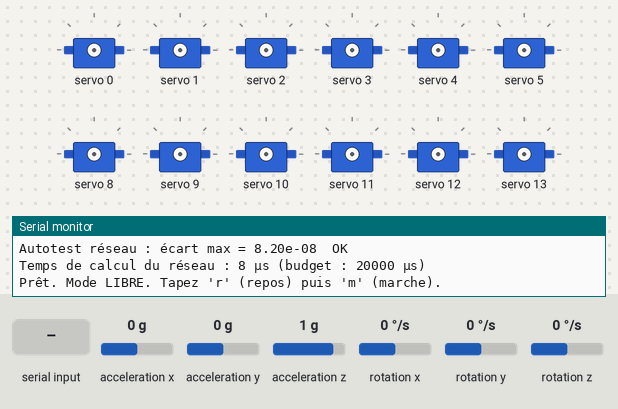
Bench run of a sketch on a simulated ESP32. On the bench: 12 × servo, the last lines printed to the serial monitor. Wiring (inferred from the names in the program): MPU-6050 motion sensor at I2C address 0x68. Inputs (shaded band) come from the test bench; at power-on: acceleration x 0 g, acceleration y 0 g, acceleration z 1 g, rotation x 0 °/s, rotation y 0 °/s, rotation z 0 °/s.

Above: at 4.3 s.
4.4 s: "r" received over Serial
5.9 s: "z" received over Serial
At 7.0 s:
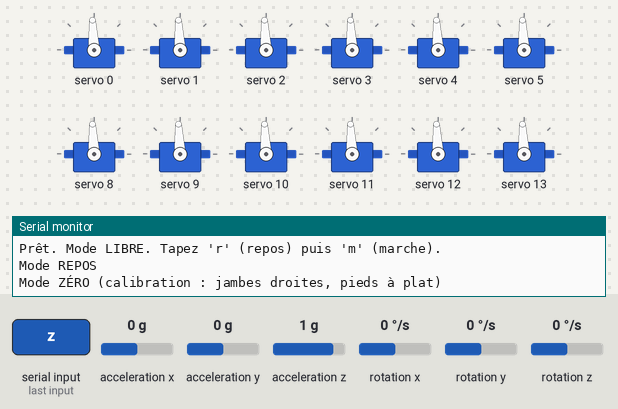
Timing chart, 0 to 8.9 s (numbered marks = the images above; inputs shaded):
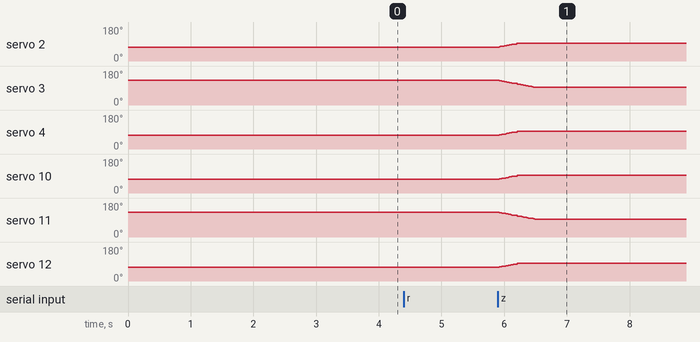

Measured:
- after the input at 5.9 s, servo 2, servo 4, servo 10, servo 12: moves from 74° to 93° over 0.28 s, starting at once; servo 3, servo 11: moves from 130° to 93° over 0.58 s, starting at once

The sketch:

bipede_esp32.ino
```cpp
// ============================================================
//  Bipède 12 servos MG996R — politique apprise en simulation
//  Matériel : ESP32 + PCA9685 (servos) + MPU6050 (IMU), tous deux en I2C
//  Bibliothèque requise : "Adafruit PWM Servo Driver Library"
//
//  Commandes (Moniteur série, 115200 bauds) :
//    l : libre    (servos coupés, robot mou)          <- état au démarrage
//    r : repos    (pose de départ, genoux fléchis)
//    m : marche   (le réseau de neurones pilote)      <- seulement depuis "repos"
//    z : zéro     (tous les angles à 0 : pour calibrer)
//    i : afficher / masquer l'IMU
//    t : refaire l'autotest du réseau
// ============================================================
#include <Wire.h>
#include <Adafruit_PWMServoDriver.h>
#include "reseau.h"
#include "calibration.h"

Adafruit_PWMServoDriver pca(0x40);
const uint8_t MPU = 0x68;

enum Mode { LIBRE, REPOS, MARCHE, ZERO };
Mode mode = LIBRE;

float g_est[3] = { 0, 0, -1 };     // direction de la gravité vue par le robot
float gyro[3] = { 0, 0, 0 };       // rad/s, repère robot
float gyro_biais[3] = { 0, 0, 0 };
float commande[N_SORTIE];          // angles envoyés (rad, convention simulation)
float action_prec[N_SORTIE] = { 0 };
float phase = 0;
bool afficher_imu = false;

const uint32_t PERIODE_IMU_US = 5000;   // 200 Hz
uint32_t t_imu = 0;
int compteur_imu = 0;
int pas_par_controle = 4;                // 4 x 5 ms = 20 ms = 50 Hz (recalculé au setup)

// ------------------------------------------------------------
//  IMU MPU6050
// ------------------------------------------------------------
void mpu_ecrire(uint8_t reg, uint8_t val) {
  Wire.beginTransmission(MPU); Wire.write(reg); Wire.write(val); Wire.endTransmission();
}

void mpu_init() {
  mpu_ecrire(0x6B, 0x00);  // réveil
  mpu_ecrire(0x1A, 0x03);  // filtre passe-bas ~44 Hz
  mpu_ecrire(0x1B, 0x08);  // gyro ±500 °/s
  mpu_ecrire(0x1C, 0x08);  // accéléro ±4 g
}

// Lecture brute, convertie dans le repère du robot
bool mpu_lire(float acc[3], float gyr[3]) {
  Wire.beginTransmission(MPU); Wire.write(0x3B);
  if (Wire.endTransmission(false) != 0) return false;
  if (Wire.requestFrom((int)MPU, 14) != 14) return false;
  int16_t r[7];
  for (int i = 0; i < 7; i++) r[i] = (Wire.read() << 8) | Wire.read();
  float a_imu[3] = { r[0] / 8192.0f, r[1] / 8192.0f, r[2] / 8192.0f };           // g
  float g_imu[3] = { r[4] / 65.5f, r[5] / 65.5f, r[6] / 65.5f };                 // °/s
  for (int k = 0; k < 3; k++) {
    acc[k] = IMU_SIGNE[k] * a_imu[IMU_AXE[k]];
    gyr[k] = IMU_SIGNE[k] * g_imu[IMU_AXE[k]] * (float)DEG_TO_RAD;
  }
  return true;
}

void normaliser(float v[3]) {
  float n = sqrtf(v[0] * v[0] + v[1] * v[1] + v[2] * v[2]);
  if (n > 1e-6f) for (int k = 0; k < 3; k++) v[k] /= n;
}

// Filtre complémentaire : gyroscope (rapide) + accéléromètre (stable)
void imu_mettre_a_jour(float dt) {
  float acc[3], gyr[3];
  if (!mpu_lire(acc, gyr)) return;
  for (int k = 0; k < 3; k++) gyro[k] = gyr[k] - gyro_biais[k];
  // Un vecteur fixe dans le monde tourne à l'inverse du robot : dg/dt = g x w
  float d[3] = { g_est[1] * gyro[2] - g_est[2] * gyro[1],
                 g_est[2] * gyro[0] - g_est[0] * gyro[2],
                 g_est[0] * gyro[1] - g_est[1] * gyro[0] };
  float g_acc[3] = { -acc[0], -acc[1], -acc[2] };   // l'accéléro mesure "vers le haut"
  normaliser(g_acc);
  const float ALPHA = 0.02f;
  for (int k = 0; k < 3; k++)
    g_est[k] = (1 - ALPHA) * (g_est[k] + d[k] * dt) + ALPHA * g_acc[k];
  normaliser(g_est);
}

void imu_calibrer() {
  Serial.println("Calibration du gyroscope : ne pas bouger le robot (2 s)...");
  float somme[3] = { 0 }, acc[3], gyr[3], acc_moy[3] = { 0 };
  int n = 0;
  for (int i = 0; i < 400; i++) {
    if (mpu_lire(acc, gyr)) {
      for (int k = 0; k < 3; k++) { somme[k] += gyr[k]; acc_moy[k] += acc[k]; }
      n++;
    }
    delay(5);
  }
  if (n == 0) { Serial.println("ERREUR : MPU6050 introuvable (vérifiez le câblage I2C)."); return; }
  for (int k = 0; k < 3; k++) { gyro_biais[k] = somme[k] / n; g_est[k] = -acc_moy[k] / n; }
  normaliser(g_est);
  Serial.printf("Gravité mesurée : (%.2f, %.2f, %.2f)  -> doit être proche de (0, 0, -1)\n",
                g_est[0], g_est[1], g_est[2]);
}

float inclinaison() { return acosf(borner(-g_est[2], -1.0f, 1.0f)); }

// ------------------------------------------------------------
//  Servos
// ------------------------------------------------------------
void servo_ecrire(int i, float angle_rad) {
  float deg = 90.0f + SENS[i] * angle_rad * (float)RAD_TO_DEG + DECALAGE_DEG[i];
  deg = borner(deg, 0.0f, 180.0f);
  float us = IMPULSION_MIN_US + (IMPULSION_MAX_US - IMPULSION_MIN_US) * deg / 180.0f;
  pca.writeMicroseconds(CANAL[i], (uint16_t)us);
}

void servos_couper() {
  for (int i = 0; i < N_SORTIE; i++) pca.setPWM(CANAL[i], 0, 4096);
}

// Déplacement progressif vers une pose (vitesse limitée à 1 rad/s)
void aller_vers(const float cible[N_SORTIE], float dt) {
  const float pas_max = 1.0f * dt;
  for (int i = 0; i < N_SORTIE; i++) {
    float e = borner(cible[i] - commande[i], -pas_max, pas_max);
    commande[i] += e;
    servo_ecrire(i, commande[i]);
  }
}

// ------------------------------------------------------------
//  Un pas de contrôle (50 Hz)
// ------------------------------------------------------------
void controle() {
  const float dt = DT_CONTROLE;

  if (mode != LIBRE && inclinaison() > INCLINAISON_MAX) {
    servos_couper();
    mode = LIBRE;
    Serial.println("CHUTE détectée : servos coupés. Relevez le robot puis tapez 'r'.");
    return;
  }

  if (mode == REPOS) {
    aller_vers(POSE_REPOS, dt);
  } else if (mode == ZERO) {
    static const float zeros[N_SORTIE] = { 0 };
    aller_vers(zeros, dt);
  } else if (mode == MARCHE) {
    // Observation : exactement le même ordre que dans env_bipede.py
    float obs[N_ENTREE];
    for (int k = 0; k < 3; k++) { obs[k] = g_est[k]; obs[3 + k] = gyro[k]; }
    for (int i = 0; i < N_SORTIE; i++) obs[6 + i] = action_prec[i];
    obs[18] = sinf(2 * PI * phase);
    obs[19] = cosf(2 * PI * phase);

    float action[N_SORTIE];
    politique_calculer(obs, action);
    action_vers_angles(action, commande);
    for (int i = 0; i < N_SORTIE; i++) {
      servo_ecrire(i, commande[i]);
      action_prec[i] = action[i];
    }
    phase += dt / PERIODE_PAS;
    if (phase >= 1.0f) phase -= 1.0f;
  }

  if (afficher_imu) {
    Serial.printf("g=(%+.2f %+.2f %+.2f)  gyro=(%+.2f %+.2f %+.2f)  incl=%.0f°\n",
                  g_est[0], g_est[1], g_est[2], gyro[0], gyro[1], gyro[2],
                  inclinaison() * RAD_TO_DEG);
  }
}

// ------------------------------------------------------------
//  Commandes série
// ------------------------------------------------------------
void lire_commandes() {
  while (Serial.available()) {
    char c = Serial.read();
    switch (c) {
      case 'l':
        servos_couper(); mode = LIBRE; Serial.println("Mode LIBRE (servos coupés)"); break;
      case 'r':
        if (mode == LIBRE) for (int i = 0; i < N_SORTIE; i++) commande[i] = POSE_REPOS[i];
        mode = REPOS; Serial.println("Mode REPOS"); break;
      case 'z':
        if (mode == LIBRE) for (int i = 0; i < N_SORTIE; i++) commande[i] = 0;
        mode = ZERO; Serial.println("Mode ZÉRO (calibration : jambes droites, pieds à plat)"); break;
      case 'm':
        if (mode != REPOS) { Serial.println("Passez d'abord en REPOS ('r') et attendez 2 s."); break; }
        for (int i = 0; i < N_SORTIE; i++) action_prec[i] = 0;
        phase = 0;
        mode = MARCHE; Serial.println("Mode MARCHE — 'r' pour arrêter"); break;
      case 'i':
        afficher_imu = !afficher_imu; break;
      case 't':
        Serial.printf("Autotest réseau : écart max = %.2e (OK si < 1e-4)\n", politique_autotest()); break;
    }
  }
}

// ------------------------------------------------------------
void setup() {
  Serial.begin(115200);
  delay(500);
  Serial.println("\n=== Bipède ESP32 ===");

  Wire.begin(PIN_I2C_SDA, PIN_I2C_SCL);
  Wire.setClock(400000);

  pca.begin();
  pca.setOscillatorFrequency(PCA_OSCILLATEUR);
  pca.setPWMFreq(50);
  servos_couper();

  mpu_init();
  imu_calibrer();

  float e = politique_autotest();
  Serial.printf("Autotest réseau : écart max = %.2e  %s\n", e, e < 1e-4f ? "OK" : "PROBLÈME !");
  uint32_t t0 = micros();
  float tmp[N_SORTIE];
  politique_calculer(TEST_OBS, tmp);
  Serial.printf("Temps de calcul du réseau : %lu µs (budget : %d µs)\n",
                (unsigned long)(micros() - t0), (int)(DT_CONTROLE * 1e6f));

  pas_par_controle = (int)roundf(DT_CONTROLE * 1e6f / PERIODE_IMU_US);
  for (int i = 0; i < N_SORTIE; i++) commande[i] = POSE_REPOS[i];
  Serial.println("Prêt. Mode LIBRE. Tapez 'r' (repos) puis 'm' (marche).");
  t_imu = micros();
}

void loop() {
  lire_commandes();
  if ((uint32_t)(micros() - t_imu) >= PERIODE_IMU_US) {
    t_imu += PERIODE_IMU_US;
    imu_mettre_a_jour(PERIODE_IMU_US * 1e-6f);
    if (++compteur_imu >= pas_par_controle) {
      compteur_imu = 0;
      controle();
    }
  }
}
```

calibration.h
```cpp
// ============================================================
//  CALIBRATION DU ROBOT RÉEL  —  à adapter à VOTRE montage
// ============================================================
#pragma once
#include <stdint.h>

// ---------- Servos ----------
// Ordre des 12 servos (identique à la simulation, voir politique.h) :
//   0 hanche_lacet_g     1 hanche_roulis_g     2 hanche_tangage_g
//   3 genou_g            4 cheville_tangage_g  5 cheville_roulis_g
//   6 hanche_lacet_d     7 hanche_roulis_d     8 hanche_tangage_d
//   9 genou_d           10 cheville_tangage_d 11 cheville_roulis_d

// Canal de la carte PCA9685 (0 à 15) branché sur chaque servo
static const uint8_t CANAL[12] = { 0, 1, 2, 3, 4, 5,   8, 9, 10, 11, 12, 13 };

// Sens de rotation : +1 ou -1. Si un servo tourne à l'envers de la simulation, inversez-le.
// (Côté droit, les servos sont souvent montés en miroir : plusieurs seront à -1.)
static const int8_t SENS[12] = { 1, 1, 1, 1, 1, 1,   1, 1, 1, 1, 1, 1 };

// Correction en degrés pour que la commande "z" (tous les angles à 0) donne
// des jambes parfaitement droites, pieds à plat. Ajustez servo par servo.
static const float DECALAGE_DEG[12] = { 0, 0, 0, 0, 0, 0,   0, 0, 0, 0, 0, 0 };

// Largeur d'impulsion du MG996R pour 0° et 180° (à affiner si besoin)
static const float IMPULSION_MIN_US = 500.0f;
static const float IMPULSION_MAX_US = 2500.0f;

// Fréquence de l'oscillateur de la PCA9685 (25-27 MHz selon les cartes).
// Si les angles sont décalés partout, ajustez cette valeur.
static const uint32_t PCA_OSCILLATEUR = 27000000;

// ---------- IMU (MPU6050) ----------
// Repère du robot (comme la simulation) : X vers l'avant, Y vers la gauche, Z vers le haut.
// Pour chaque axe du robot : quel axe de l'IMU (0=X, 1=Y, 2=Z) et quel signe.
// Exemple : IMU montée à plat, flèche X vers l'avant -> {0,1,2} et {1,1,1}.
static const uint8_t IMU_AXE[3]   = { 0, 1, 2 };
static const int8_t  IMU_SIGNE[3] = { 1, 1, 1 };

// ---------- Sécurité ----------
static const float INCLINAISON_MAX = 0.7f;   // rad (~40°) : au-delà, on coupe les servos
static const int   PIN_I2C_SDA = 21;
static const int   PIN_I2C_SCL = 22;
```

reseau.h
```cpp
// ============================================================
//  Calcul du réseau de neurones (identique au Python d'entraînement)
//  obs brute (20) -> normalisation -> 64 tanh -> 64 tanh -> 12 -> [-1, 1]
// ============================================================
#pragma once
#include <math.h>
#include "politique.h"

static inline float borner(float v, float lo, float hi) {
  return v < lo ? lo : (v > hi ? hi : v);
}

static void couche_dense(const float* W, const float* B, const float* x, float* y,
                         int n_entree, int n_sortie, bool activer_tanh) {
  for (int o = 0; o < n_sortie; o++) {
    const float* ligne = W + o * n_entree;
    float s = B[o];
    for (int i = 0; i < n_entree; i++) s += ligne[i] * x[i];
    y[o] = activer_tanh ? tanhf(s) : s;
  }
}

// obs : 20 valeurs brutes (comme dans env_bipede.py)  ->  action : 12 valeurs dans [-1, 1]
static void politique_calculer(const float obs[N_ENTREE], float action[N_SORTIE]) {
  float x[N_ENTREE], h1[N_C1], h2[N_C2];
  for (int i = 0; i < N_ENTREE; i++)
    x[i] = borner((obs[i] - OBS_MOYENNE[i]) / OBS_ECART[i], -OBS_CLIP, OBS_CLIP);
  couche_dense(W1, B1, x, h1, N_ENTREE, N_C1, true);
  couche_dense(W2, B2, h1, h2, N_C1, N_C2, true);
  couche_dense(W3, B3, h2, action, N_C2, N_SORTIE, false);
  for (int i = 0; i < N_SORTIE; i++) action[i] = borner(action[i], -1.0f, 1.0f);
}

// Action [-1, 1] -> angle cible en radians (convention de la simulation)
static void action_vers_angles(const float action[N_SORTIE], float angles[N_SORTIE]) {
  for (int i = 0; i < N_SORTIE; i++)
    angles[i] = borner(POSE_REPOS[i] + ECHELLE_ACTION * action[i], LIM_BAS[i], LIM_HAUT[i]);
}

// Renvoie l'écart max entre le calcul de la carte et celui du PC
static float politique_autotest() {
  float a[N_SORTIE];
  politique_calculer(TEST_OBS, a);
  float e = 0;
  for (int i = 0; i < N_SORTIE; i++) e = fmaxf(e, fabsf(a[i] - TEST_ACTION[i]));
  return e;
}
```

Source omitted: politique.h (115046 bytes)
